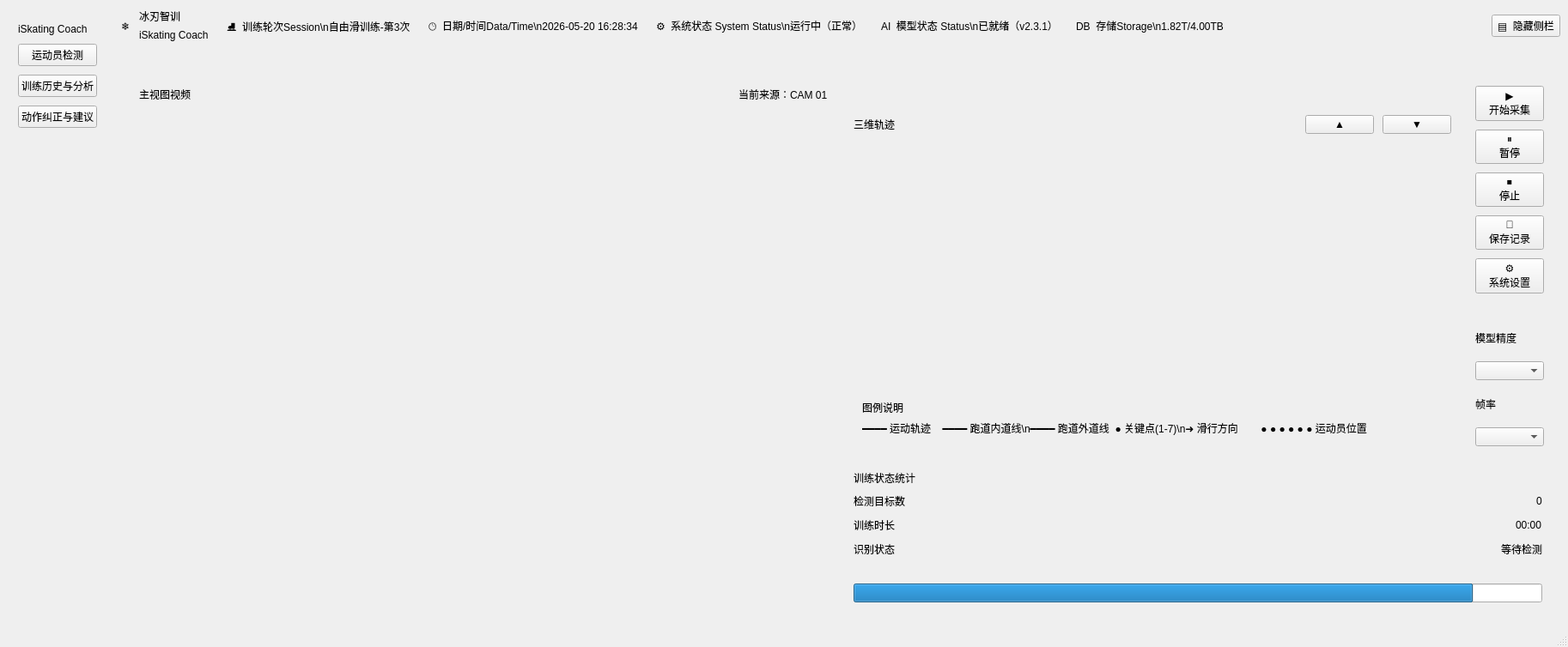
<?xml version='1.0' encoding='UTF-8'?>
<ui version="4.0">
 <class>MainWindow</class>
 <widget class="QMainWindow" name="MainWindow">
  <property name="geometry">
   <rect>
    <x>0</x>
    <y>0</y>
    <width>1826</width>
    <height>754</height>
   </rect>
  </property>
  <property name="windowTitle">
   <string>MainWindow</string>
  </property>
  <widget class="QWidget" name="centralwidget">
   <layout class="QHBoxLayout" name="horizontalLayout">
    <item>
     <widget class="QFrame" name="sidebar">
      <property name="frameShape">
       <enum>QFrame::Shape::NoFrame</enum>
      </property>
      <property name="frameShadow">
       <enum>QFrame::Shadow::Plain</enum>
      </property>
      <layout class="QVBoxLayout" name="sidebarLayout">
       <property name="spacing">
        <number>10</number>
       </property>
       <property name="leftMargin">
        <number>12</number>
       </property>
       <property name="topMargin">
        <number>18</number>
       </property>
       <property name="rightMargin">
        <number>12</number>
       </property>
       <property name="bottomMargin">
        <number>18</number>
       </property>
       <item>
        <widget class="QLabel" name="logoLabel">
         <property name="text">
          <string>iSkating Coach</string>
         </property>
        </widget>
       </item>
       <item>
        <widget class="QPushButton" name="navCaptureButton">
         <property name="text">
          <string>运动员检测</string>
         </property>
        </widget>
       </item>
       <item>
        <widget class="QPushButton" name="navHistoryButton">
         <property name="text">
          <string>训练历史与分析</string>
         </property>
        </widget>
       </item>
       <item>
        <widget class="QPushButton" name="navSuggestionButton">
         <property name="text">
          <string>动作纠正与建议</string>
         </property>
        </widget>
       </item>
       <item>
        <spacer name="sidebarSpacer">
         <property name="orientation">
          <enum>Qt::Orientation::Vertical</enum>
         </property>
         <property name="sizeHint" stdset="0">
          <size>
           <width>20</width>
           <height>40</height>
          </size>
         </property>
        </spacer>
       </item>
      </layout>
     </widget>
    </item>
    <item>
     <widget class="QLabel" name="sideBarAfter">
      <property name="minimumSize">
       <size>
        <width>4</width>
        <height>0</height>
       </size>
      </property>
      <property name="maximumSize">
       <size>
        <width>4</width>
        <height>16777215</height>
       </size>
      </property>
      <property name="text">
       <string />
      </property>
     </widget>
    </item>
    <item>
     <layout class="QVBoxLayout" name="verticalLayout">
      <item>
       <layout class="QHBoxLayout" name="topbarLayout">
        <property name="spacing">
         <number>10</number>
        </property>
        <property name="leftMargin">
         <number>0</number>
        </property>
        <property name="topMargin">
         <number>0</number>
        </property>
        <property name="rightMargin">
         <number>0</number>
        </property>
        <property name="bottomMargin">
         <number>14</number>
        </property>
        <item>
         <widget class="QLabel" name="brandLogoLabel">
          <property name="text">
           <string>❄</string>
          </property>
          <property name="alignment">
           <set>Qt::AlignmentFlag::AlignCenter</set>
          </property>
         </widget>
        </item>
        <item>
         <layout class="QVBoxLayout" name="brandTextLayout">
          <property name="spacing">
           <number>2</number>
          </property>
          <property name="leftMargin">
           <number>0</number>
          </property>
          <property name="topMargin">
           <number>0</number>
          </property>
          <property name="rightMargin">
           <number>0</number>
          </property>
          <property name="bottomMargin">
           <number>0</number>
          </property>
          <item>
           <widget class="QLabel" name="brandTitleLabel">
            <property name="text">
             <string>冰刃智训</string>
            </property>
           </widget>
          </item>
          <item>
           <widget class="QLabel" name="brandSubtitleLabel">
            <property name="text">
             <string>iSkating Coach</string>
            </property>
           </widget>
          </item>
         </layout>
        </item>
        <item>
         <widget class="QFrame" name="divider1">
          <property name="minimumSize">
           <size>
            <width>1</width>
            <height>42</height>
           </size>
          </property>
          <property name="maximumSize">
           <size>
            <width>1</width>
            <height>42</height>
           </size>
          </property>
          <property name="frameShape">
           <enum>QFrame::Shape::NoFrame</enum>
          </property>
         </widget>
        </item>
        <item>
         <widget class="QLabel" name="sessionRoundLabel">
          <property name="text">
           <string>⛸  训练轮次Session\n自由滑训练-第3次</string>
          </property>
         </widget>
        </item>
        <item>
         <widget class="QFrame" name="divider2">
          <property name="minimumSize">
           <size>
            <width>1</width>
            <height>42</height>
           </size>
          </property>
          <property name="maximumSize">
           <size>
            <width>1</width>
            <height>42</height>
           </size>
          </property>
          <property name="frameShape">
           <enum>QFrame::Shape::NoFrame</enum>
          </property>
         </widget>
        </item>
        <item>
         <widget class="QLabel" name="sessionTimeLabel">
          <property name="text">
           <string>🕒  日期/时间Data/Time\n2026-05-20 16:28:34</string>
          </property>
         </widget>
        </item>
        <item>
         <widget class="QFrame" name="divider3">
          <property name="minimumSize">
           <size>
            <width>1</width>
            <height>42</height>
           </size>
          </property>
          <property name="maximumSize">
           <size>
            <width>1</width>
            <height>42</height>
           </size>
          </property>
          <property name="frameShape">
           <enum>QFrame::Shape::NoFrame</enum>
          </property>
         </widget>
        </item>
        <item>
         <widget class="QLabel" name="systemStatusLabel">
          <property name="text">
           <string>⚙  系统状态 System Status\n运行中（正常）</string>
          </property>
         </widget>
        </item>
        <item>
         <widget class="QFrame" name="divider4">
          <property name="minimumSize">
           <size>
            <width>1</width>
            <height>42</height>
           </size>
          </property>
          <property name="maximumSize">
           <size>
            <width>1</width>
            <height>42</height>
           </size>
          </property>
          <property name="frameShape">
           <enum>QFrame::Shape::NoFrame</enum>
          </property>
         </widget>
        </item>
        <item>
         <widget class="QLabel" name="modelStatusLabel">
          <property name="text">
           <string>AI  模型状态 Status\n已就绪（v2.3.1）</string>
          </property>
         </widget>
        </item>
        <item>
         <widget class="QFrame" name="divider5">
          <property name="minimumSize">
           <size>
            <width>1</width>
            <height>42</height>
           </size>
          </property>
          <property name="maximumSize">
           <size>
            <width>1</width>
            <height>42</height>
           </size>
          </property>
          <property name="frameShape">
           <enum>QFrame::Shape::NoFrame</enum>
          </property>
         </widget>
        </item>
        <item>
         <widget class="QLabel" name="storageStatusLabel">
          <property name="text">
           <string>DB  存储Storage\n1.82T/4.00TB</string>
          </property>
         </widget>
        </item>
        <item>
         <spacer name="topbarSpacer">
          <property name="orientation">
           <enum>Qt::Orientation::Horizontal</enum>
          </property>
          <property name="sizeHint" stdset="0">
           <size>
            <width>40</width>
            <height>20</height>
           </size>
          </property>
         </spacer>
        </item>
        <item>
         <widget class="QPushButton" name="toggleSidebarButton">
          <property name="text">
           <string>▤  隐藏侧栏</string>
          </property>
         </widget>
        </item>
       </layout>
      </item>
      <item>
       <widget class="QLabel" name="topbarAfter">
        <property name="minimumSize">
         <size>
          <width>0</width>
          <height>2</height>
         </size>
        </property>
        <property name="maximumSize">
         <size>
          <width>16777215</width>
          <height>2</height>
         </size>
        </property>
        <property name="text">
         <string />
        </property>
       </widget>
      </item>
      <item>
       <widget class="QStackedWidget" name="pages">
        <property name="currentIndex">
         <number>0</number>
        </property>
        <widget class="QWidget" name="capturePage">
         <property name="sizePolicy">
          <sizepolicy hsizetype="Expanding" vsizetype="Expanding">
           <horstretch>0</horstretch>
           <verstretch>0</verstretch>
          </sizepolicy>
         </property>
         <layout class="QHBoxLayout" name="horizontalLayout_3">
          <item>
           <layout class="QVBoxLayout" name="verticalLayout_2" stretch="1,1">
            <item>
             <widget class="QFrame" name="leftCard">
              <layout class="QVBoxLayout" name="leftCardLayout" stretch="0,1">
               <property name="spacing">
                <number>10</number>
               </property>
               <property name="leftMargin">
                <number>12</number>
               </property>
               <property name="topMargin">
                <number>12</number>
               </property>
               <property name="rightMargin">
                <number>12</number>
               </property>
               <property name="bottomMargin">
                <number>12</number>
               </property>
               <item>
                <layout class="QHBoxLayout" name="headlineLayout">
                 <item>
                  <widget class="QLabel" name="mainViewTitleLabel">
                   <property name="text">
                    <string>主视图视频</string>
                   </property>
                  </widget>
                 </item>
                 <item>
                  <spacer name="headlineSpacer">
                   <property name="orientation">
                    <enum>Qt::Orientation::Horizontal</enum>
                   </property>
                   <property name="sizeHint" stdset="0">
                    <size>
                     <width>40</width>
                     <height>20</height>
                    </size>
                   </property>
                  </spacer>
                 </item>
                 <item>
                  <widget class="QLabel" name="focusTitleLabel">
                   <property name="text">
                    <string>当前来源：CAM 01</string>
                   </property>
                  </widget>
                 </item>
                </layout>
               </item>
               <item>
                <widget class="VideoOpenGLWidget" name="mainImageLabel" />
               </item>
              </layout>
             </widget>
            </item>
           </layout>
          </item>
          <item>
           <layout class="QVBoxLayout" name="verticalLayout_3">
            <item>
             <layout class="QHBoxLayout" name="horizontalLayout_2">
              <item>
               <layout class="QVBoxLayout" name="middleLayout">
                <property name="spacing">
                 <number>14</number>
                </property>
                <property name="leftMargin">
                 <number>0</number>
                </property>
                <property name="topMargin">
                 <number>0</number>
                </property>
                <property name="rightMargin">
                 <number>0</number>
                </property>
                <property name="bottomMargin">
                 <number>0</number>
                </property>
                <item>
                 <layout class="QGridLayout" name="cameraGridLayout">
                  <property name="leftMargin">
                   <number>0</number>
                  </property>
                  <property name="topMargin">
                   <number>0</number>
                  </property>
                  <property name="rightMargin">
                   <number>0</number>
                  </property>
                  <property name="bottomMargin">
                   <number>0</number>
                  </property>
                  <property name="spacing">
                   <number>10</number>
                  </property>
                  <item row="0" column="0">
                   <widget class="VideoOpenGLWidget" name="cameraButton01">
                    <property name="sizePolicy">
                     <sizepolicy hsizetype="Expanding" vsizetype="Preferred">
                      <horstretch>0</horstretch>
                      <verstretch>0</verstretch>
                     </sizepolicy>
                    </property>
                   </widget>
                  </item>
                  <item row="0" column="1">
                   <widget class="VideoOpenGLWidget" name="cameraButton02">
                    <property name="sizePolicy">
                     <sizepolicy hsizetype="Expanding" vsizetype="Preferred">
                      <horstretch>0</horstretch>
                      <verstretch>0</verstretch>
                     </sizepolicy>
                    </property>
                   </widget>
                  </item>
                  <item row="0" column="2">
                   <widget class="VideoOpenGLWidget" name="cameraButton03">
                    <property name="sizePolicy">
                     <sizepolicy hsizetype="Expanding" vsizetype="Preferred">
                      <horstretch>0</horstretch>
                      <verstretch>0</verstretch>
                     </sizepolicy>
                    </property>
                   </widget>
                  </item>
                  <item row="0" column="3">
                   <widget class="VideoOpenGLWidget" name="cameraButton04">
                    <property name="sizePolicy">
                     <sizepolicy hsizetype="Expanding" vsizetype="Preferred">
                      <horstretch>0</horstretch>
                      <verstretch>0</verstretch>
                     </sizepolicy>
                    </property>
                   </widget>
                  </item>
                  <item row="1" column="0">
                   <widget class="VideoOpenGLWidget" name="cameraButton05">
                    <property name="sizePolicy">
                     <sizepolicy hsizetype="Expanding" vsizetype="Preferred">
                      <horstretch>0</horstretch>
                      <verstretch>0</verstretch>
                     </sizepolicy>
                    </property>
                   </widget>
                  </item>
                  <item row="1" column="1">
                   <widget class="VideoOpenGLWidget" name="cameraButton06">
                    <property name="sizePolicy">
                     <sizepolicy hsizetype="Expanding" vsizetype="Preferred">
                      <horstretch>0</horstretch>
                      <verstretch>0</verstretch>
                     </sizepolicy>
                    </property>
                   </widget>
                  </item>
                  <item row="1" column="2">
                   <widget class="VideoOpenGLWidget" name="cameraButton07">
                    <property name="sizePolicy">
                     <sizepolicy hsizetype="Expanding" vsizetype="Preferred">
                      <horstretch>0</horstretch>
                      <verstretch>0</verstretch>
                     </sizepolicy>
                    </property>
                   </widget>
                  </item>
                  <item row="1" column="3">
                   <widget class="VideoOpenGLWidget" name="cameraButton08">
                    <property name="sizePolicy">
                     <sizepolicy hsizetype="Expanding" vsizetype="Preferred">
                      <horstretch>0</horstretch>
                      <verstretch>0</verstretch>
                     </sizepolicy>
                    </property>
                   </widget>
                  </item>
                  <item row="2" column="0">
                   <widget class="VideoOpenGLWidget" name="cameraButton09">
                    <property name="sizePolicy">
                     <sizepolicy hsizetype="Expanding" vsizetype="Preferred">
                      <horstretch>0</horstretch>
                      <verstretch>0</verstretch>
                     </sizepolicy>
                    </property>
                   </widget>
                  </item>
                  <item row="2" column="1">
                   <widget class="VideoOpenGLWidget" name="cameraButton10">
                    <property name="sizePolicy">
                     <sizepolicy hsizetype="Expanding" vsizetype="Preferred">
                      <horstretch>0</horstretch>
                      <verstretch>0</verstretch>
                     </sizepolicy>
                    </property>
                   </widget>
                  </item>
                  <item row="2" column="2">
                   <widget class="VideoOpenGLWidget" name="cameraButton11">
                    <property name="sizePolicy">
                     <sizepolicy hsizetype="Expanding" vsizetype="Preferred">
                      <horstretch>0</horstretch>
                      <verstretch>0</verstretch>
                     </sizepolicy>
                    </property>
                   </widget>
                  </item>
                  <item row="2" column="3">
                   <widget class="VideoOpenGLWidget" name="cameraButton12">
                    <property name="sizePolicy">
                     <sizepolicy hsizetype="Expanding" vsizetype="Preferred">
                      <horstretch>0</horstretch>
                      <verstretch>0</verstretch>
                     </sizepolicy>
                    </property>
                   </widget>
                  </item>
                 </layout>
                </item>
                <item>
                 <widget class="QFrame" name="trajectoryCard">
                  <layout class="QVBoxLayout" name="trajectoryCardLayout">
                   <property name="spacing">
                    <number>10</number>
                   </property>
                   <property name="leftMargin">
                    <number>12</number>
                   </property>
                   <property name="topMargin">
                    <number>12</number>
                   </property>
                   <property name="rightMargin">
                    <number>12</number>
                   </property>
                   <property name="bottomMargin">
                    <number>12</number>
                   </property>
                   <item>
                    <layout class="QHBoxLayout" name="trajectoryHeaderLayout">
                     <item>
                      <widget class="QLabel" name="trajectoryTitleLabel">
                       <property name="text">
                        <string>三维轨迹</string>
                       </property>
                      </widget>
                     </item>
                     <item>
                      <spacer name="trajectorySpacer">
                       <property name="orientation">
                        <enum>Qt::Orientation::Horizontal</enum>
                       </property>
                       <property name="sizeHint" stdset="0">
                        <size>
                         <width>40</width>
                         <height>20</height>
                        </size>
                       </property>
                      </spacer>
                     </item>
                     <item>
                      <widget class="QPushButton" name="expandTrajectoryButton">
                       <property name="text">
                        <string>▲</string>
                       </property>
                      </widget>
                     </item>
                     <item>
                      <widget class="QPushButton" name="collapseTrajectoryButton">
                       <property name="text">
                        <string>▼</string>
                       </property>
                      </widget>
                     </item>
                    </layout>
                   </item>
                   <item>
                    <widget class="VideoOpenGLWidget" name="trajectoryViewFrame">
                     <property name="sizePolicy">
                      <sizepolicy hsizetype="Expanding" vsizetype="Expanding">
                       <horstretch>0</horstretch>
                       <verstretch>0</verstretch>
                      </sizepolicy>
                     </property>
                    </widget>
                   </item>
                   <item>
                    <widget class="QFrame" name="legendFrame">
                     <layout class="QVBoxLayout" name="legendLayout">
                      <property name="leftMargin">
                       <number>10</number>
                      </property>
                      <property name="topMargin">
                       <number>10</number>
                      </property>
                      <property name="rightMargin">
                       <number>10</number>
                      </property>
                      <property name="bottomMargin">
                       <number>10</number>
                      </property>
                      <item>
                       <widget class="QLabel" name="legendTitleLabel">
                        <property name="text">
                         <string>图例说明</string>
                        </property>
                       </widget>
                      </item>
                      <item>
                       <widget class="QLabel" name="legendContentLabel">
                        <property name="text">
                         <string>━━━━ 运动轨迹    ━━━━ 跑道内道线\n━━━━ 跑道外道线  ● 关键点(1-7)\n➜ 滑行方向        ● ● ● ● ● ● 运动员位置</string>
                        </property>
                       </widget>
                      </item>
                     </layout>
                    </widget>
                   </item>
                  </layout>
                 </widget>
                </item>
               </layout>
              </item>
              <item>
               <layout class="QVBoxLayout" name="rightLayout">
                <property name="spacing">
                 <number>10</number>
                </property>
                <property name="leftMargin">
                 <number>0</number>
                </property>
                <property name="topMargin">
                 <number>0</number>
                </property>
                <property name="rightMargin">
                 <number>0</number>
                </property>
                <property name="bottomMargin">
                 <number>0</number>
                </property>
                <item>
                 <widget class="QFrame" name="opsCard">
                  <layout class="QVBoxLayout" name="opsLayout">
                   <property name="spacing">
                    <number>10</number>
                   </property>
                   <property name="leftMargin">
                    <number>10</number>
                   </property>
                   <property name="topMargin">
                    <number>12</number>
                   </property>
                   <property name="rightMargin">
                    <number>10</number>
                   </property>
                   <property name="bottomMargin">
                    <number>12</number>
                   </property>
                   <item>
                    <widget class="QPushButton" name="startCaptureButton">
                     <property name="text">
                      <string>▶
开始采集</string>
                     </property>
                    </widget>
                   </item>
                   <item>
                    <widget class="QPushButton" name="pauseCaptureButton">
                     <property name="text">
                      <string>⏸
暂停</string>
                     </property>
                    </widget>
                   </item>
                   <item>
                    <widget class="QPushButton" name="stopCaptureButton">
                     <property name="text">
                      <string>⏹
停止</string>
                     </property>
                    </widget>
                   </item>
                   <item>
                    <widget class="QPushButton" name="saveRecordButton">
                     <property name="text">
                      <string>💾
保存记录</string>
                     </property>
                    </widget>
                   </item>
                   <item>
                    <widget class="QPushButton" name="settingsButton">
                     <property name="text">
                      <string>⚙
系统设置</string>
                     </property>
                    </widget>
                   </item>
                  </layout>
                 </widget>
                </item>
                <item>
                 <widget class="QFrame" name="settingsBox">
                  <layout class="QVBoxLayout" name="settingsLayout">
                   <property name="spacing">
                    <number>8</number>
                   </property>
                   <property name="leftMargin">
                    <number>10</number>
                   </property>
                   <property name="topMargin">
                    <number>10</number>
                   </property>
                   <property name="rightMargin">
                    <number>10</number>
                   </property>
                   <property name="bottomMargin">
                    <number>10</number>
                   </property>
                   <item>
                    <widget class="QLabel" name="precisionLabel">
                     <property name="text">
                      <string>模型精度</string>
                     </property>
                    </widget>
                   </item>
                   <item>
                    <widget class="QComboBox" name="precisionComboBox" />
                   </item>
                   <item>
                    <widget class="QLabel" name="fpsLabel">
                     <property name="text">
                      <string>帧率</string>
                     </property>
                    </widget>
                   </item>
                   <item>
                    <widget class="QComboBox" name="fpsComboBox" />
                   </item>
                  </layout>
                 </widget>
                </item>
               </layout>
              </item>
             </layout>
            </item>
            <item>
             <widget class="QFrame" name="metricsCard">
              <layout class="QVBoxLayout" name="metricsLayout">
               <property name="spacing">
                <number>8</number>
               </property>
               <property name="leftMargin">
                <number>12</number>
               </property>
               <property name="topMargin">
                <number>12</number>
               </property>
               <property name="rightMargin">
                <number>12</number>
               </property>
               <property name="bottomMargin">
                <number>12</number>
               </property>
               <item alignment="Qt::AlignmentFlag::AlignLeft">
                <widget class="QLabel" name="metricsTitleLabel">
                 <property name="text">
                  <string>训练状态统计</string>
                 </property>
                </widget>
               </item>
               <item>
                <layout class="QHBoxLayout" name="actionStatLayout">
                 <item>
                  <widget class="QLabel" name="actionLabel">
                   <property name="text">
                    <string>检测目标数</string>
                   </property>
                  </widget>
                 </item>
                 <item>
                  <spacer name="actionSpacer">
                   <property name="orientation">
                    <enum>Qt::Orientation::Horizontal</enum>
                   </property>
                   <property name="sizeHint" stdset="0">
                    <size>
                     <width>40</width>
                     <height>20</height>
                    </size>
                   </property>
                  </spacer>
                 </item>
                 <item>
                  <widget class="QLabel" name="actionValueLabel">
                   <property name="text">
                    <string>0</string>
                   </property>
                  </widget>
                 </item>
                </layout>
               </item>
               <item>
                <layout class="QHBoxLayout" name="durationStatLayout">
                 <item>
                  <widget class="QLabel" name="durationLabel">
                   <property name="text">
                    <string>训练时长</string>
                   </property>
                  </widget>
                 </item>
                 <item>
                  <spacer name="durationSpacer">
                   <property name="orientation">
                    <enum>Qt::Orientation::Horizontal</enum>
                   </property>
                   <property name="sizeHint" stdset="0">
                    <size>
                     <width>40</width>
                     <height>20</height>
                    </size>
                   </property>
                  </spacer>
                 </item>
                 <item>
                  <widget class="QLabel" name="durationValueLabel">
                   <property name="text">
                    <string>00:00</string>
                   </property>
                  </widget>
                 </item>
                </layout>
               </item>
               <item>
                <layout class="QHBoxLayout" name="scoreStatLayout">
                 <item>
                  <widget class="QLabel" name="scoreLabel">
                   <property name="text">
                    <string>识别状态</string>
                   </property>
                  </widget>
                 </item>
                 <item>
                  <spacer name="scoreSpacer">
                   <property name="orientation">
                    <enum>Qt::Orientation::Horizontal</enum>
                   </property>
                   <property name="sizeHint" stdset="0">
                    <size>
                     <width>40</width>
                     <height>20</height>
                    </size>
                   </property>
                  </spacer>
                 </item>
                 <item>
                  <widget class="QLabel" name="scoreValueLabel">
                   <property name="text">
                    <string>等待检测</string>
                   </property>
                  </widget>
                 </item>
                </layout>
               </item>
               <item>
                <widget class="QLabel" name="saveTipLabel">
                 <property name="text">
                  <string />
                 </property>
                </widget>
               </item>
               <item>
                <widget class="QProgressBar" name="scoreProgressBar">
                 <property name="maximum">
                  <number>100</number>
                 </property>
                 <property name="value">
                  <number>90</number>
                 </property>
                 <property name="textVisible">
                  <bool>false</bool>
                 </property>
                </widget>
               </item>
              </layout>
             </widget>
            </item>
           </layout>
          </item>
         </layout>
        </widget>
        <widget class="QWidget" name="historyPage">
         <layout class="QVBoxLayout" name="historyPageLayout">
          <property name="spacing">
           <number>12</number>
          </property>
          <property name="leftMargin">
           <number>0</number>
          </property>
          <property name="topMargin">
           <number>0</number>
          </property>
          <property name="rightMargin">
           <number>0</number>
          </property>
          <property name="bottomMargin">
           <number>0</number>
          </property>
          <item>
           <layout class="QGridLayout" name="summaryGridLayout">
            <property name="spacing">
             <number>12</number>
            </property>
            <item row="0" column="0">
             <widget class="QFrame" name="summarySessionsCard">
              <layout class="QVBoxLayout" name="summarySessionsLayout">
               <item>
                <widget class="QLabel" name="summarySessionsLabel">
                 <property name="text">
                  <string>训练次数</string>
                 </property>
                </widget>
               </item>
               <item>
                <widget class="QLabel" name="summarySessionsValue">
                 <property name="text">
                  <string>0</string>
                 </property>
                </widget>
               </item>
              </layout>
             </widget>
            </item>
            <item row="0" column="1">
             <widget class="QFrame" name="summaryActionsCard">
              <layout class="QVBoxLayout" name="summaryActionsLayout">
               <item>
                <widget class="QLabel" name="summaryActionsLabel">
                 <property name="text">
                  <string>检测结果数</string>
                 </property>
                </widget>
               </item>
               <item>
                <widget class="QLabel" name="summaryActionsValue">
                 <property name="text">
                  <string>0</string>
                 </property>
                </widget>
               </item>
              </layout>
             </widget>
            </item>
            <item row="0" column="2">
             <widget class="QFrame" name="summaryAvgCard">
              <layout class="QVBoxLayout" name="summaryAvgLayout">
               <item>
                <widget class="QLabel" name="summaryAvgLabel">
                 <property name="text">
                  <string>平均分</string>
                 </property>
                </widget>
               </item>
               <item>
                <widget class="QLabel" name="summaryAvgValue">
                 <property name="text">
                  <string>0</string>
                 </property>
                </widget>
               </item>
              </layout>
             </widget>
            </item>
            <item row="0" column="3">
             <widget class="QFrame" name="summaryBestCard">
              <layout class="QVBoxLayout" name="summaryBestLayout">
               <item>
                <widget class="QLabel" name="summaryBestLabel">
                 <property name="text">
                  <string>最佳分数</string>
                 </property>
                </widget>
               </item>
               <item>
                <widget class="QLabel" name="summaryBestValue">
                 <property name="text">
                  <string>0</string>
                 </property>
                </widget>
               </item>
              </layout>
             </widget>
            </item>
           </layout>
          </item>
          <item>
           <layout class="QVBoxLayout" name="historyListLayout">
            <property name="spacing">
             <number>10</number>
            </property>
            <property name="leftMargin">
             <number>0</number>
            </property>
            <property name="topMargin">
             <number>0</number>
            </property>
            <property name="rightMargin">
             <number>0</number>
            </property>
            <property name="bottomMargin">
             <number>0</number>
            </property>
           </layout>
          </item>
          <item>
           <spacer name="historySpacer">
            <property name="orientation">
             <enum>Qt::Orientation::Vertical</enum>
            </property>
            <property name="sizeHint" stdset="0">
             <size>
              <width>20</width>
              <height>40</height>
             </size>
            </property>
           </spacer>
          </item>
         </layout>
        </widget>
        <widget class="QWidget" name="suggestionPage">
         <layout class="QVBoxLayout" name="suggestionPageLayout">
          <property name="spacing">
           <number>12</number>
          </property>
          <property name="leftMargin">
           <number>0</number>
          </property>
          <property name="topMargin">
           <number>0</number>
          </property>
          <property name="rightMargin">
           <number>0</number>
          </property>
          <property name="bottomMargin">
           <number>0</number>
          </property>
          <item>
           <widget class="QLabel" name="suggestionTitleLabel">
            <property name="text">
             <string>身份识别与训练记录</string>
            </property>
           </widget>
          </item>
          <item>
           <widget class="QLabel" name="suggestionSubtitleLabel">
            <property name="text">
             <string>当前版本不提供姿态评分和自动动作计数</string>
            </property>
           </widget>
          </item>
          <item>
           <layout class="QVBoxLayout" name="suggestionListLayout">
            <property name="spacing">
             <number>10</number>
            </property>
            <property name="leftMargin">
             <number>0</number>
            </property>
            <property name="topMargin">
             <number>0</number>
            </property>
            <property name="rightMargin">
             <number>0</number>
            </property>
            <property name="bottomMargin">
             <number>0</number>
            </property>
           </layout>
          </item>
          <item>
           <spacer name="suggestionSpacer">
            <property name="orientation">
             <enum>Qt::Orientation::Vertical</enum>
            </property>
            <property name="sizeHint" stdset="0">
             <size>
              <width>20</width>
              <height>40</height>
             </size>
            </property>
           </spacer>
          </item>
         </layout>
        </widget>
       </widget>
      </item>
     </layout>
    </item>
   </layout>
  </widget>
  <widget class="QMenuBar" name="menubar">
   <property name="geometry">
    <rect>
     <x>0</x>
     <y>0</y>
     <width>1826</width>
     <height>33</height>
    </rect>
   </property>
  </widget>
  <widget class="QStatusBar" name="statusbar" />
 </widget>
 <customwidgets>
  <customwidget>
   <class>VideoOpenGLWidget</class>
   <extends>QWidget</extends>
   <header>videoopenglwidget.h</header>
  </customwidget>
 </customwidgets>
 <resources />
 <connections />
</ui>
